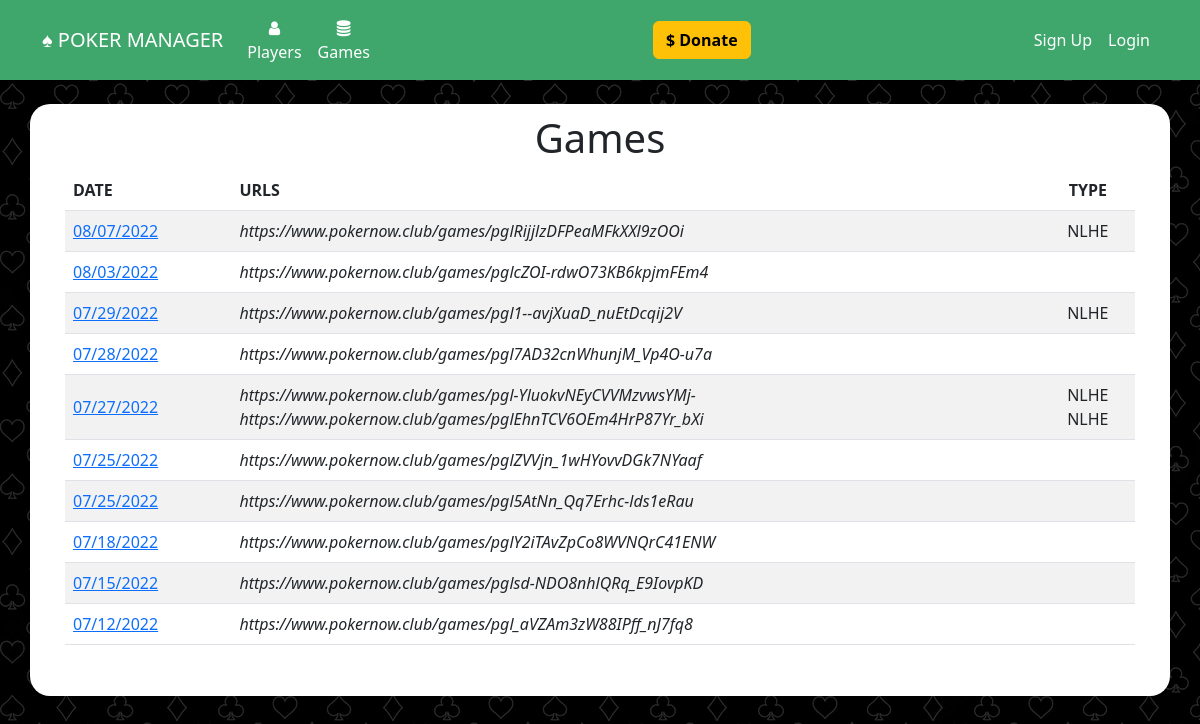
Before: /games with the older database file.
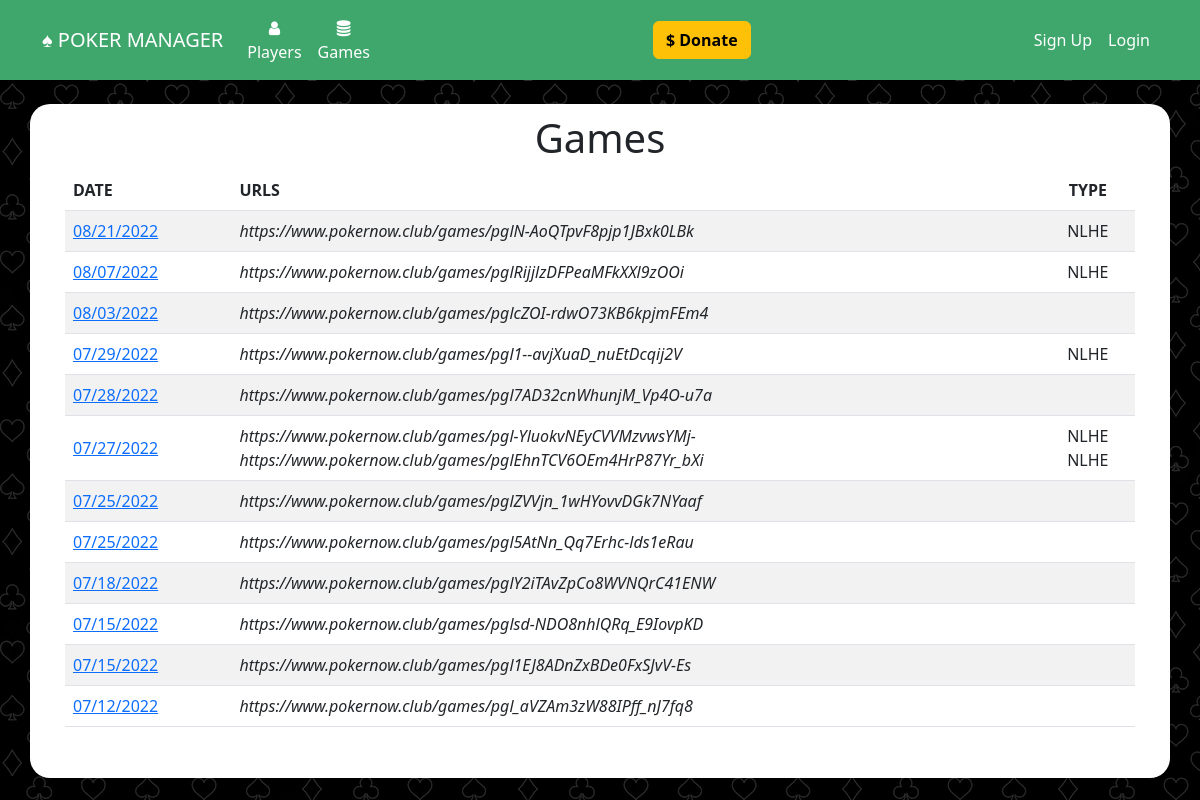
After: the same page with the newer database file.
### website/models.py (models this page shows)
class Game(db.Model):
	id = db.Column(db.Integer, primary_key=True)
	settled = db.Column(db.Boolean, default=False)
	date = db.Column(db.DateTime(timezone=True), default=func.now())
	urls = db.relationship('Url', backref='game')
	payments = db.relationship('Payment', backref='game')
	earnings = db.relationship('Earning', backref='game')
	buyins = db.Column(db.Integer)
	behaviors = db.relationship('Behavior', backref='game')

class Url(db.Model):
	id = db.Column(db.Integer, primary_key=True)
	url =  db.Column(db.String(300), unique=True)
	game_id = db.Column(db.Integer, db.ForeignKey('game.id'))
	imported = db.Column(db.Boolean, default=False)
	behaviors = db.relationship('Behavior', backref='url')
	game_type = db.Column(db.String(20))
	small_blind = db.Column(db.Integer)
	big_blind = db.Column(db.Integer)

### website/views.py (the view)
@views.route('/games', methods=['GET','POST'])
def games():
	games = Game.query.order_by(Game.date.desc()).all()
	urls = {}
	for game in games:
		for url in game.urls:
			if game.id in urls.keys():
				if url.imported == False:
					urls[game.id] = url.imported
			else:
				urls[game.id] = url.imported
	return render_template("games.html", user=current_user, games=games, imported=urls)

### website/templates/games.html (shortened to what this page needs)
{% extends "base.html" %}
{% block content %}
<h1 align="center">Games</h1>
<table class="table table-striped">
	<thead>
	  <tr>
		<th scope="col">DATE</th>
		<th scope="col">URLS</th>
		<th scope="col" style="text-align:center">TYPE</th>
	  </tr>
	</thead>
	<tbody>
	{% for game in games %}
		<tr>
			<td style="vertical-align: middle;"><a href="{{url_for('views.payout', game_id=game.id)}}" >{{ game.date.strftime("%m/%d/%Y") }}</a></td>
			<td style="vertical-align: middle;">
				{% for url in game.urls %}
				<i>{{url.url}}</i><br/>
				{% endfor %}
			</td>
			<td align="center" style="vertical-align: middle;">
				{% for url in game.urls %}
				{% if url.game_type %}
				{{ url.game_type}}{% if not loop.last %}<br/>{% endif %}
				{% endif %}
				{% endfor %}
			</td>
		</tr>
	{% endfor %}
</tbody>
</table>
{% endblock %}

### website/templates/base.html (shortened to what this page needs)
<!DOCTYPE html>
<html>
    <head>
<link href="https://cdn.jsdelivr.net/npm/bootstrap@5.2.0-beta1/dist/css/bootstrap.min.css" rel="stylesheet">
    <link
      rel="stylesheet"
      href="https://stackpath.bootstrapcdn.com/font-awesome/4.7.0/css/font-awesome.min.css"
    />
    <link
      rel="stylesheet"
      href="static/style.css"
    />
    </head>
    <body class="body">
        <nav class="navbar navbar-expand-lg navbar-dark" style="background-color: #3fa76c;">
            <div class="container-fluid" style="max-width: 1140px;margin-right:auto;margin-left:auto">
                <a class="navbar-brand" href="/">&spades; POKER MANAGER</a>
                <div class="collapse navbar-collapse justify-content-start" id="mainNavbar">
                    <div class="navbar-nav">
                        <ul class="navbar-nav me-auto mb-2 mb-lg-0">
                            <li class="nav-item" align="center"><a class="nav-link" id="nav-players" href="/players"><i class="fa fa-user" aria-hidden="true"></i><br/>Players</a></li>
                            <li class="nav-item" align="center"><a class="nav-link" id="nav-import-game" href="/games"><i class="fa fa-database" aria-hidden="true"></i><Br/>Games</a></li>
                        </ul>
                    </div>
                    <div class="navbar-nav ml-auto" style="margin-left: auto">
                       <a href="https://account.venmo.com/u/MattMuoio" target="_blank" class="btn btn-warning"><b>$ Donate</b></a>
                    </div>
                    <div class="navbar-nav ml-auto" style="margin-left: auto">
                        <ul class="navbar-nav me-auto mb-2 mb-lg-0">
                            {% if user and  user.is_authenticated %}
                            <div class="dropdown">
                                <button class="btn btn-light dropdown-toggle" type="button" data-bs-toggle="dropdown" aria-expanded="false">
                                {{user.first_name}} {{user.last_name}}
                                </button>
                                <ul class="dropdown-menu dropdown-menu-lg-end">
                                    <li><a class="dropdown-item" href="/edit_user">Edit Profile</a></li>
                                    <li><a class="dropdown-item" id="nav-logout" href="/logout">Logout</a></li>
                                </ul>
                            </div>
                            {% else %}
                            <ul class="navbar-nav me-auto mb-2 mb-lg-0">
                                <li class="nav-item"><a class="nav-link" id="nav-signUp" href="/sign-up">Sign Up</a></li>
                                <li class="nav-item"><a class="nav-link" id="nav-login" href="/login">Login</a></li>
                            </ul>
                            {% endif %}
                        </ul>
                    </div>
                </div>
            </div>
        </nav>
        <br/>
        <div class="container h-100 body_container" style="max-width:1140px; background-color: #fff;">
            {% block content %}
            {% endblock %}
        </div>
    </body>
</html>

### website/static/style.css (style rules this page uses)
.body { height: 100%; background-image: url('card_suits4.png'); }
.body_container { border-radius: 20px; padding: 10px 35px 35px 35px; }
.nav-link { color: #fff; }

Changed rows visible on the page:
added Game: date "08/21/2022"
added Url: url "https://www.pokernow.club/games/pglN-AoQTpvF8pjp1JBxk0LBk", game_type "NLHE"
added Game: date "07/15/2022"
added Url: url "https://www.pokernow.club/games/pgl1EJ8ADnZxBDe0FxSJvV-Es", shown under "07/15/2022"
